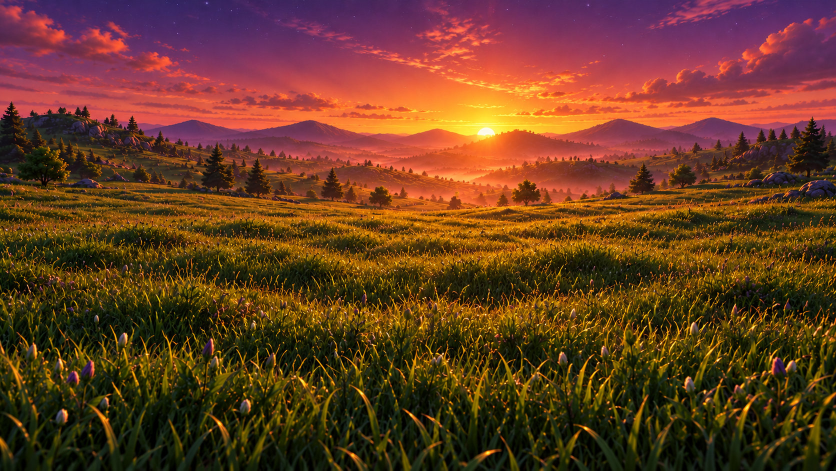
#> input picture content/img/meadow/backdrop_sunset.jpg, 1672 x 941 px, given in place of meadow, which was not available (shown at 1/2 size)
$ python bloom_metrics.py ../content/img/meadow
#> lines starting #> are read from the running program, lines starting #| are printed output that depends on the picture; after the words box and inside, x2 and y2 are one past the last pixel; in counts of white or black regions, pixels touching at a corner belong together
#!/usr/bin/env python3
"""Measures how much glow a meadow picture has and how big the biggest glows are.

usage: tools/bloom_metrics.py IMAGE [IMAGE ...] [--json OUT.json]

Only the field is measured: the rows from 56 % of the picture height down (the plate behind it, with its bright sun and sky, is a finished picture).
For each picture (RGB, any size):
  clippedShare       share of pixels with a channel at 250 or more (white-hot)
  brightShare        share of pixels with luminance 235 or more (the glow, halos included)
  glowCount          separate glows (bright pixels joined by a 3 px dilation)
  glowMaxWidthPct    widest glow, as a share of the picture width
  glowP95WidthPct    the 95th percentile of the glow widths
  glowsOver1_5Pct    how many glows are wider than 1.5 % of the picture width
  fieldMean          mean luminance (0..255) of the field
  fieldDetail        mean local contrast of the field (how readable the grass and flowers are; blown-out glow lowers it)
"""
import argparse
import json
import sys

import cv2
import numpy as np

BRIGHT = 235
CLIPPED = 250
JOIN_PX = 3
WIDE_PCT = 1.5
FIELD_FROM = 0.56


def luminance(rgb: np.ndarray) -> np.ndarray:
    return 0.299 * rgb[..., 0] + 0.587 * rgb[..., 1] + 0.114 * rgb[..., 2]


def measure(path: str) -> dict:
#> called with path = '../content/img/meadow'
    bgr = cv2.imread(path, cv2.IMREAD_COLOR)
#> bgr is the input picture: shape (941, 1672, 3); mean B, G, R 34.1, 59.9, 104
    if bgr is None:
        raise SystemExit(f"cannot read {path}")
    rgb = bgr[..., ::-1].astype(np.float32)
    height, width = rgb.shape[:2]
#> height = 941; width = 1672
    rgb = rgb[int(height * FIELD_FROM):]
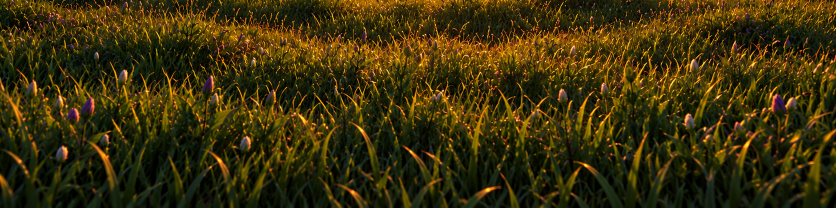
#> rgb: shape (415, 1672, 3) float32 (shown at 1/2 size); mean R, G, B 59, 47.7, 9.3
    lum = luminance(rgb)
#> in luminance, `return 0.299 * rgb[..., 0] + 0.587 * rgb[..., 1] + 0.114 * rgb[..., 2]`:
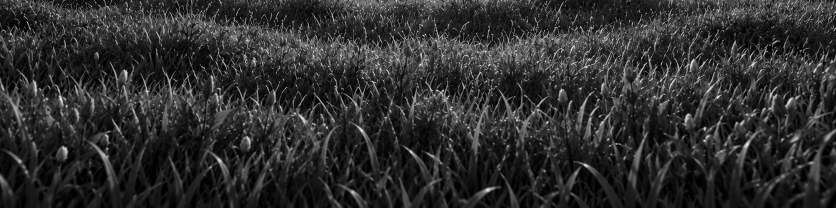
#> returned value: shape (415, 1672) float32 (shown at 1/2 size); min 0, max 252.1, mean 46.7
    bright = (lum >= BRIGHT).astype(np.uint8)
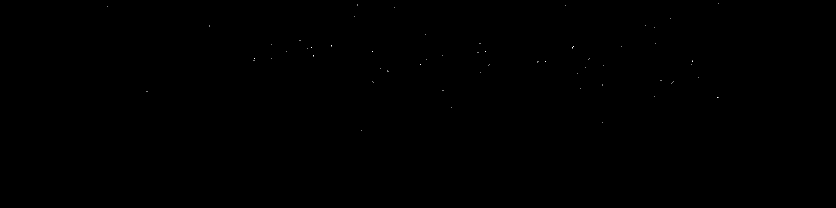
#> bright: shape (415, 1672) (shown at 1/2 size); values 0 (black) and 1 (white), 0.01% white in thin lines or dots, all inside (x1, y1, x2, y2) = (215, 6, 1437, 261)
    joined = cv2.dilate(bright, np.ones((JOIN_PX, JOIN_PX), np.uint8))
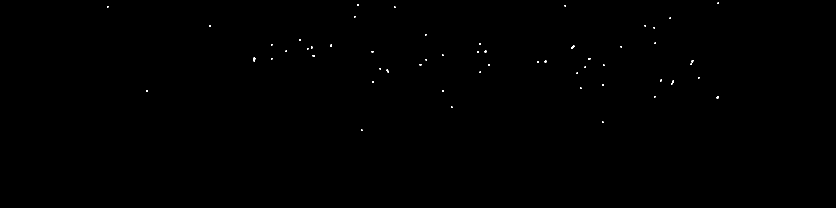
#> joined: shape (415, 1672) (shown at 1/2 size); values 0 (black) and 1 (white), 0.1% white in thin lines or dots, all inside (x1, y1, x2, y2) = (214, 5, 1438, 262)
    count, _, stats, _ = cv2.connectedComponentsWithStats(joined, connectivity=8)
#> count = 56; stats = 56 rows, first 6: [0, 0, 1672, 415, 693218], [1435, 5, 3, 3, 9], [714, 8, 3, 4, 12], [1129, 10, 3, 3, 9], [214, 12, 3, 3, 9], [788, 13, 3, 3, 9]
    widths = np.array([stats[i, cv2.CC_STAT_WIDTH] for i in range(1, count)], dtype=np.float32) / width * 100.0
#> widths = 55 values, max 0.359 at index 16, min 0.179 at index 0, mean 0.211
    lower = lum
    blurred = cv2.GaussianBlur(lower, (0, 0), 4.0)
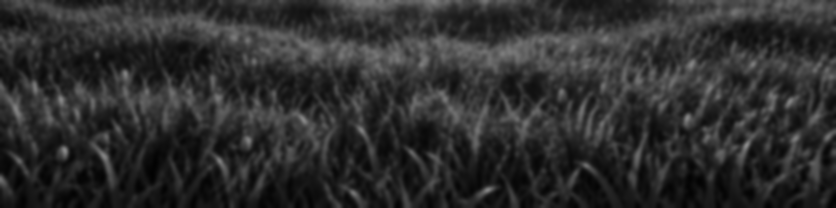
#> blurred: shape (415, 1672) float32 (shown at 1/2 size); min 2.22, max 137.9, mean 46.7
    detail = float(np.mean(np.abs(lower - blurred)))
#> detail = 16.34
    return {
        "file": path, "size": [width, height],
        "clippedShare": round(float(np.mean(rgb.max(axis=2) >= CLIPPED)), 4),
        "brightShare": round(float(np.mean(lum >= BRIGHT)), 4),
        "glowCount": int(len(widths)),
        "glowMaxWidthPct": round(float(widths.max()), 2) if len(widths) else 0.0,
        "glowP95WidthPct": round(float(np.percentile(widths, 95)), 2) if len(widths) else 0.0,
        "glowsOver1_5Pct": int(np.sum(widths > WIDE_PCT)),
        "fieldMean": round(float(lower.mean()), 1),
        "fieldDetail": round(detail, 2),
    }


def main() -> int:
    parser = argparse.ArgumentParser(description=__doc__, formatter_class=argparse.RawDescriptionHelpFormatter)
    parser.add_argument("images", nargs="+")
    parser.add_argument("--json")
    args = parser.parse_args()
    results = [measure(p) for p in args.images]
#> results = 1 item
    for r in results:
        print(json.dumps(r))
#> this loop made 1 pass
#> (printed output is left out)
    if args.json:
        with open(args.json, "w") as handle:
            json.dump(results, handle, indent=2)
            handle.write("\n")
    return 0


if __name__ == "__main__":
    sys.exit(main())
#> (the program exits here)
